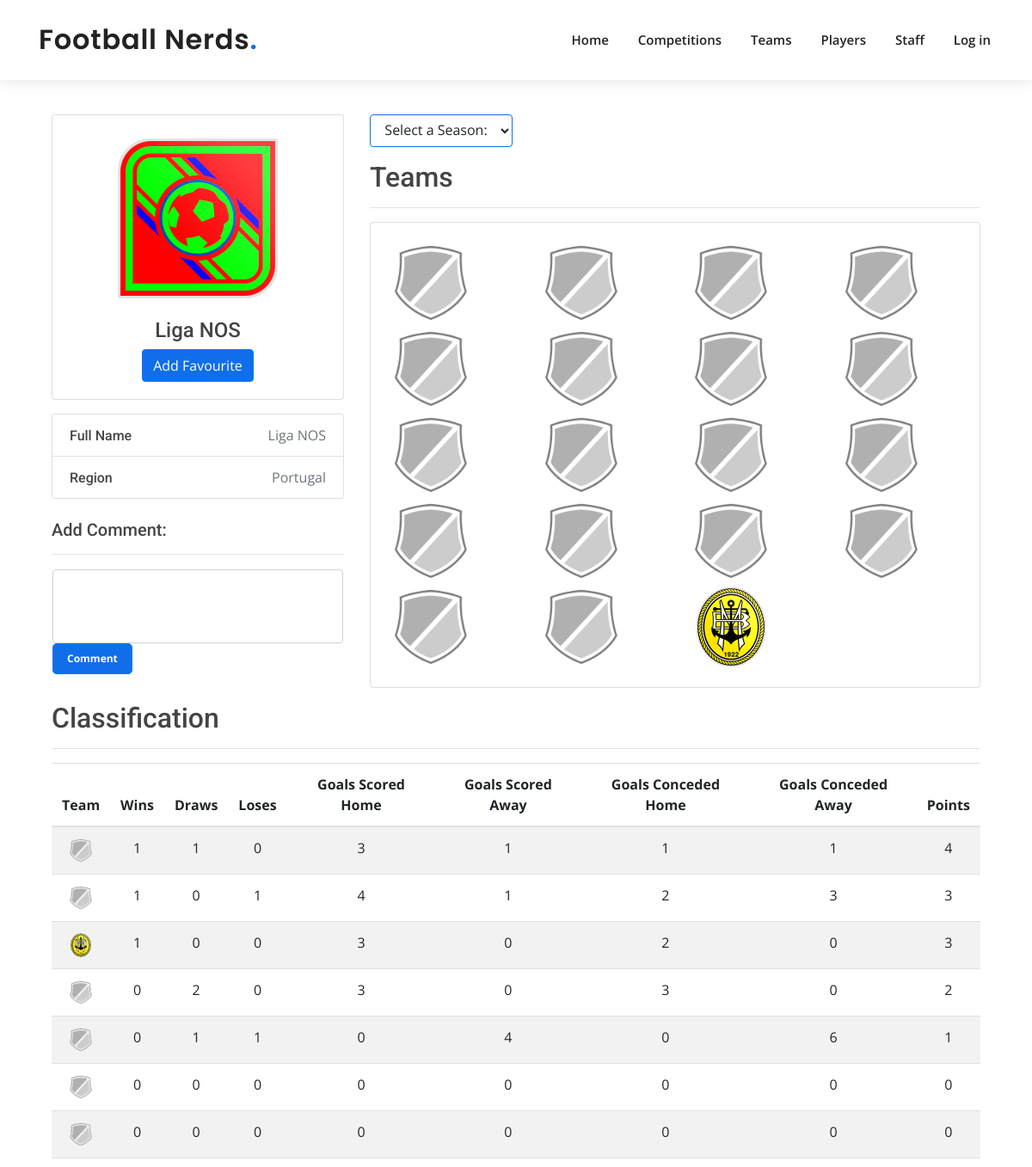
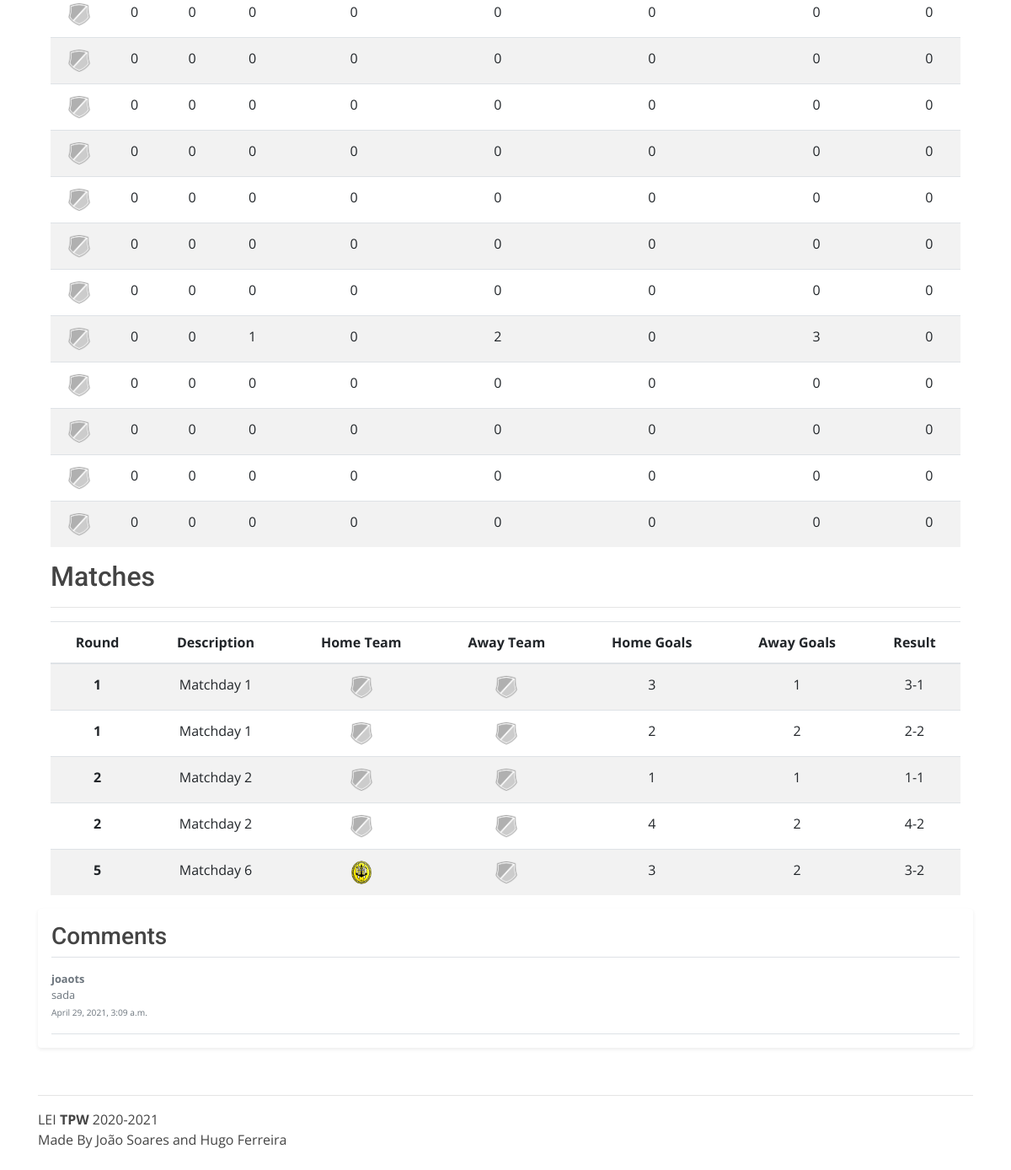
The page /competitions/6 on the database its author committed (2 pictures, top to bottom).
### app/models.py (models this page shows, shortened)
class Competition(models.Model):
    full_name = models.CharField(max_length=70)
    competition_badge_img = models.ImageField(upload_to=compdir, default="competitions/default_league.png")
    teams = models.ManyToManyField(Team, through='ClubPlaysIn')
    region = models.CharField(max_length=70)
    """season = models.CharField(max_length=5, validators=[RegexValidator(
        regex='[0-9]{4}-[0-9]{4}',
        message='Season must follow the format year-year',
        code='invalid_season'
    )])"""

class Team(models.Model):
    full_name = models.CharField(max_length=70)
    name = models.CharField(max_length=70)
    abreviated_name = models.CharField(max_length=4)
    founding_year = models.IntegerField()
    club_badge_img = models.ImageField(upload_to=teamdir, default="teams/default_club.png")
    city = models.CharField(max_length=20)
    country = models.CharField(max_length=20)
    players = models.ManyToManyField(Player, through='PlayerPlaysFor')
    formation = models.CharField(max_length=5, validators=[RegexValidator(
        regex='[0-9]{1}-[0-9]{1}-[0-9]{1}',
        message='Season must follow the format number-number-number',
        code='invalid_formation'
    )])
    def __str__(self):
        return self.full_name

class Match(models.Model):
    ngame = models.IntegerField()
    description = models.CharField(max_length=25)  # Descrição 'MatchDay 38' ou 'SEMI-FINALS'
    home_team = models.ForeignKey(Team, on_delete=models.CASCADE, related_name="home_team")
    away_team = models.ForeignKey(Team, on_delete=models.CASCADE, related_name="away_team")
    competition = models.ForeignKey(Competition, on_delete=models.CASCADE)
    home_goals = models.PositiveIntegerField()
    away_goals = models.PositiveIntegerField()
    """season = models.CharField(max_length=9, validators=[RegexValidator(
        regex='[0-9]{4}-[0-9]{4}',
        message='Season must follow the format year-year',
        code='invalid_season'
    )])"""

class CommentCompetition(models.Model):
    competition = models.ForeignKey(Competition, on_delete=models.CASCADE)
    user = models.ForeignKey(NormalUser, on_delete=models.CASCADE)
    timeofpost = models.DateTimeField(default=datetime.now)
    comment = models.CharField(max_length=120)

class NormalUser(models.Model):
    user = models.OneToOneField(User, on_delete=models.CASCADE)
    job_football_related = models.BooleanField()
    favouriteplayers = models.ManyToManyField(Player, through='FavouritePlayer')
    favouriteteams = models.ManyToManyField(Team, through='FavouriteTeam')
    favouritecompetitions = models.ManyToManyField(Competition, through='FavouriteCompetition')

### app/views.py (the view, shortened to what this page needs)
# urls.py: path('competitions/<int:id>', views.competition_details, name='competition_details'),
def competition_details(request, id, season='2020-2021'):
    teams = Team.objects.filter(clubplaysin__competition=id, clubplaysin__season=season)
    table = []
    for t in teams:
        dic = {
            "team": t, "points": 0, "home_goal": 0, "away_goal": 0,
            "home_concede": 0, "away_concede": 0,
            "win": 0, "draw": 0, "loss": 0
        }
        home_matches = Match.objects.filter(competitionsmatches__competition_id=id,
                                            competitionsmatches__season=season,
                                            home_team=t)
        for m in home_matches:
            if m.home_goals > m.away_goals:
                dic["win"] += 1
                dic["points"] += 3
            elif m.home_goals == m.away_goals:
                dic["draw"] += 1
                dic["points"] += 1
            else:
                dic["loss"] += 1
            dic["home_goal"] += m.home_goals
            dic["home_concede"] += m.away_goals
        away_matches = Match.objects.filter(competitionsmatches__competition_id=id,
                                            competitionsmatches__season=season,
                                            away_team=t)
        for m in away_matches:
            if m.home_goals < m.away_goals:
                dic["win"] += 1
                dic["points"] += 3
            elif m.home_goals == m.away_goals:
                dic["draw"] += 1
                dic["points"] += 1
            else:
                dic["loss"] += 1
            dic["away_goal"] += m.away_goals
            dic["away_concede"] += m.home_goals
        table.append(dic)
    table.sort(key=lambda k: -k["points"])
    print(table)
    if not request.user.is_authenticated:
        favouritecompetition = False
        deleteeditbbt = False
    try:
        t_parms = {
            'competition': Competition.objects.get(id=id),
            'table': table,
            'teams': teams,
            'season': season,
            'favouritecompetition': favouritecompetition,
            'formComment': MakeCommentForm(),
            'comments': CommentCompetition.objects.filter(competition_id=id),
            'matches': Match.objects.filter(competitionsmatches__competition_id=id, competitionsmatches__season=season),
            'seasons': ClubPlaysIn.objects.filter(competition_id=id).values_list('season', flat=True).distinct(),
            'deleteeditbbt': deleteeditbbt
        }
        return render(request, 'competition_details.html', t_parms)
    except:
        return error_render(request, 404, "Competition not Found")

### app/forms.py
class MakeCommentForm(forms.Form):
    comment = forms.CharField(widget=forms.Textarea, label='Add Comment')
    fields = ('comment')
    def __init__(self, *args, **kwargs):
        super().__init__(*args, **kwargs)
        for myField in self.fields:
            self.fields[myField].widget.attrs['rows'] = 3
            self.fields[myField].widget.attrs['class'] = 'form-control'
            self.fields[myField].widget.attrs['style'] = 'resize:none'

### templates/competition_details.html (shortened to what this page needs)
{% extends 'layout.html' %}
{% load static %}
{% block content %}
    <div class="container" style="padding-top: 40px">
    <div class="main-body">
          <div class="row gutters-sm">
            <div class="col-md-4 mb-3">
              <div class="card">
                <div class="card-body">
                  <div class="d-flex flex-column align-items-center text-center">
                    <img src="{% static 'img/' %}{{ competition.competition_badge_img }}" alt="Admin" class="center" style="width: 200px; height: 200px">
                    <div class="mt-3">
                      <h4>{{ competition.full_name }}</h4>
                      <form action="{% url 'competitions' %}{{ competition.id }}" method="post" >
                        {% if favouritecompetition %}
                            <button style="background: #106eea;" class="btn btn-primary" name="remove" remove="remove"> Remove Favourite</button>
                        {% else %}
                            <button style="background: #106eea;" class="btn btn-primary" value="add" name="add">Add Favourite</button>
                        {% endif %}
                      </form>
                    </div>
                  </div>
                </div>
              </div>
              <div class="card mt-3">
                <ul class="list-group list-group-flush">
                  <li class="list-group-item d-flex justify-content-between align-items-center flex-wrap">
                    <h6 class="mb-0">Full Name</h6>
                    <span class="text-secondary">{{ competition.full_name}}</span>
                  </li>
                  <li class="list-group-item d-flex justify-content-between align-items-center flex-wrap">
                      <h6 class="mb-0">Region</h6>
                      <span class="text-secondary">{{ competition.region}}</span>
                  </li>
                </ul>
              </div>
             <br>
                <h5>{{ formComment.comment.label}}:</h5>
                <hr>
                  <div class="card mt-3" style="border-color: white">
                      <form action="{% url 'competitions' %}{{ competition.id }}" method="post">
                          {{ formComment.comment }}
                          <button style="background: #106eea;font-size: 12px; font-weight: bolder;" type="submit" class="btn btn-primary btn-lg">Comment</button>
                      </form>
                  </div>
            </div>
            <div class="col-md-8">
                <select class="form-select-lg  mb-3 btn btn-default dropdown-toggle" style="border-color: #106eea" aria-label="Default select example" onchange="javascript:location.href = this.value;">
                    <option selected>Select a Season:</option>
                </select>
                <br>
                <h2>Teams</h2>
                <hr>
            <div class="card mb-3">
                <div class="card-body">
                <div class="row">
                    {% for team in teams %}
                    <div class="col-md-6 col-lg-3 d-flex align-items-stretch mb-5 mb-lg-0">
                        <div class="d-flex flex-column align-items-center text-center">
                        <a href="{% url 'teams'%}{{ team.id }}"><img src="{% static 'img/' %}{{team.club_badge_img }}" style="width: 100px; height: 100px"></a>
                        </div>
                    </div>
                    {% endfor %}
                </div>
                </div>
          </div>
    </div>
    </div>
    </div>
        <h2>Classification</h2>
            <hr>
              <table class="table table-striped">
                  <thead>
                    <tr>
                      <th style="text-align:center" scope="col">Team</th>
                      <th style="text-align:center" scope="col">Wins</th>
                      <th style="text-align:center" scope="col">Draws</th>
                      <th style="text-align:center" scope="col">Loses</th>
                      <th style="text-align:center" scope="col">Goals Scored Home</th>
                      <th style="text-align:center" scope="col">Goals Scored Away</th>
                      <th style="text-align:center" scope="col">Goals Conceded Home</th>
                      <th style="text-align:center" scope="col">Goals Conceded Away</th>
                      <th style="text-align:center" scope="col">Points</th>
                    </tr>
                  </thead>
                  <tbody>
                  {% for pos in table %}
                    <tr>
                      <td style="text-align:center" ><a href="{% url 'teams'%}{{ pos.team.id }}"><img src="{% static 'img/' %}{{pos.team.club_badge_img }}" style="width: 30px; height: 30px"></a></td>
                      <td style="text-align:center">{{ pos.win }}</td>
                      <td style="text-align:center">{{ pos.draw }}</td>
                      <td style="text-align:center">{{ pos.loss }}</td>
                      <td style="text-align:center">{{ pos.home_goal }}</td>
                      <td style="text-align:center">{{ pos.away_goal }}</td>
                      <td style="text-align:center">{{ pos.home_concede }}</td>
                      <td style="text-align:center">{{ pos.away_concede }}</td>
                      <td style="text-align:center">{{ pos.points }}</td>
                    </tr>
                  {% endfor %}
                  </tbody>
                </table>
        <h2>Matches</h2>
        <hr>
              <table class="table table-striped">
                  <thead>
                    <tr>
                      <th style="text-align:center" scope="col">Round</th>
                      <th style="text-align:center" scope="col">Description</th>
                      <th style="text-align:center" scope="col">Home Team</th>
                      <th style="text-align:center" scope="col">Away Team</th>
                      <th style="text-align:center" scope="col">Home Goals</th>
                      <th style="text-align:center" scope="col">Away Goals</th>
                      <th style="text-align:center" scope="col">Result</th>
                    </tr>
                  </thead>
                  <tbody>
                  {% for match in matches %}
                    <tr>
                      <th  style="text-align:center" scope="row">{{ match.ngame }}</th>
                      <td style="text-align:center" >{{ match.description }}</td>
                      <td style="text-align:center"><a href="{% url 'teams'%}{{ match.home_team.id }}"><img src="{% static 'img/' %}{{match.home_team.club_badge_img }}" style="width: 30px; height: 30px"></a></td>
                        <td style="text-align:center"><a href="{% url 'teams'%}{{ match.away_team.id }}"><img src="{% static 'img/' %}{{match.away_team.club_badge_img }}" style="width: 30px; height: 30px"></a></td>
                      <td style="text-align:center">{{ match.home_goals }}</td>
                      <td style="text-align:center">{{ match.away_goals }}</td>
                      <td style="text-align:center">{{ match.home_goals }}-{{ match.away_goals }}</td>
                    </tr>
                  {% endfor %}
                  </tbody>
                </table>
              </div>
    <div class="my-3 p-3 bg-body rounded shadow-sm">
            <h3 class="border-bottom pb-2 mb-0">Comments</h3>
              {% for comment in comments %}
            <div class=" border-bottom d-flex text-muted pt-3">
              <p class="pb-3 mb-0 small lh-sm ">
                <strong class="d-block text-gray-dark">{{ comment.user.user }}</strong>
                {{ comment.comment }}
                  <br>
                  <small>{{ comment.timeofpost }}</small>
              </p>
            </div>
              {% endfor %}
            </div>
          </div>
{% endblock %}

### app/static/css/style.css (style rules this page uses)
body { font-family: "Open Sans", sans-serif; color: #444444; }
a { color: #106eea; }
h1, h2, h3, h4, h5, h6 { font-family: "Roboto", sans-serif; }

### rows shown on the page
Competition: competition_badge_img (placeholder picture), full_name "Liga NOS", region "Portugal"
Team: club_badge_img (placeholder picture), team.club_badge_img (placeholder picture), win "1", draw "1", loss "0", home_goal "3", away_goal "1", home_concede "1", away_concede "1", points "4"
Team: club_badge_img (placeholder picture), team.club_badge_img (placeholder picture), win "1", draw "0", loss "1", home_goal "4", away_goal "1", home_concede "2", away_concede "3", points "3"
Team: club_badge_img (placeholder picture), team.club_badge_img (placeholder picture), win "0", draw "2", loss "0", home_goal "3", away_goal "0", home_concede "3", away_concede "0", points "2"
Team: club_badge_img (placeholder picture), team.club_badge_img (placeholder picture), win "0", draw "1", loss "1", home_goal "0", away_goal "4", home_concede "0", away_concede "6", points "1"
Team: club_badge_img (placeholder picture), team.club_badge_img (placeholder picture), win "0", draw "0", loss "0", home_goal "0", away_goal "0", home_concede "0", away_concede "0", points "0"
Team: club_badge_img (placeholder picture), team.club_badge_img (placeholder picture), win "0", draw "0", loss "0", home_goal "0", away_goal "0", home_concede "0", away_concede "0", points "0"
Team: club_badge_img (placeholder picture), team.club_badge_img (placeholder picture), win "0", draw "0", loss "0", home_goal "0", away_goal "0", home_concede "0", away_concede "0", points "0"
Team: club_badge_img (placeholder picture), team.club_badge_img (placeholder picture), win "0", draw "0", loss "0", home_goal "0", away_goal "0", home_concede "0", away_concede "0", points "0"
Team: club_badge_img (placeholder picture), team.club_badge_img (placeholder picture), win "0", draw "0", loss "0", home_goal "0", away_goal "0", home_concede "0", away_concede "0", points "0"
Team: club_badge_img (placeholder picture), team.club_badge_img (placeholder picture), win "0", draw "0", loss "0", home_goal "0", away_goal "0", home_concede "0", away_concede "0", points "0"
Team: club_badge_img (placeholder picture), team.club_badge_img (placeholder picture), win "0", draw "0", loss "0", home_goal "0", away_goal "0", home_concede "0", away_concede "0", points "0"
Team: club_badge_img (placeholder picture), team.club_badge_img (placeholder picture), win "0", draw "0", loss "0", home_goal "0", away_goal "0", home_concede "0", away_concede "0", points "0"
Team: club_badge_img (placeholder picture), team.club_badge_img (placeholder picture), win "0", draw "0", loss "0", home_goal "0", away_goal "0", home_concede "0", away_concede "0", points "0"
Team: club_badge_img (placeholder picture), team.club_badge_img (placeholder picture), win "0", draw "0", loss "1", home_goal "0", away_goal "2", home_concede "0", away_concede "3", points "0"
Team: club_badge_img (placeholder picture), team.club_badge_img (placeholder picture), win "0", draw "0", loss "0", home_goal "0", away_goal "0", home_concede "0", away_concede "0", points "0"
Team: club_badge_img (placeholder picture), team.club_badge_img (placeholder picture), win "0", draw "0", loss "0", home_goal "0", away_goal "0", home_concede "0", away_concede "0", points "0"
Team: club_badge_img (placeholder picture), team.club_badge_img (placeholder picture), win "0", draw "0", loss "0", home_goal "0", away_goal "0", home_concede "0", away_concede "0", points "0"
Team: club_badge_img (placeholder picture), team.club_badge_img (placeholder picture), win "0", draw "0", loss "0", home_goal "0", away_goal "0", home_concede "0", away_concede "0", points "0"
Team: club_badge_img (picture), team.club_badge_img (picture), win "1", draw "0", loss "0", home_goal "3", away_goal "0", home_concede "2", away_concede "0", points "3"
Match: ngame "1", description "Matchday 1", home_team.club_badge_img (placeholder picture), away_team.club_badge_img (placeholder picture), home_goals "3", away_goals "1"
Match: ngame "1", description "Matchday 1", home_team.club_badge_img (placeholder picture), away_team.club_badge_img (placeholder picture), home_goals "2", away_goals "2"
Match: ngame "2", description "Matchday 2", home_team.club_badge_img (placeholder picture), away_team.club_badge_img (placeholder picture), home_goals "1", away_goals "1"
Match: ngame "2", description "Matchday 2", home_team.club_badge_img (placeholder picture), away_team.club_badge_img (placeholder picture), home_goals "4", away_goals "2"
Match: ngame "5", description "Matchday 6", home_team.club_badge_img (picture), away_team.club_badge_img (placeholder picture), home_goals "3", away_goals "2"
CommentCompetition: user.user "joaots", comment "sada", timeofpost "April 29, 2021, 3:09 a.m."
